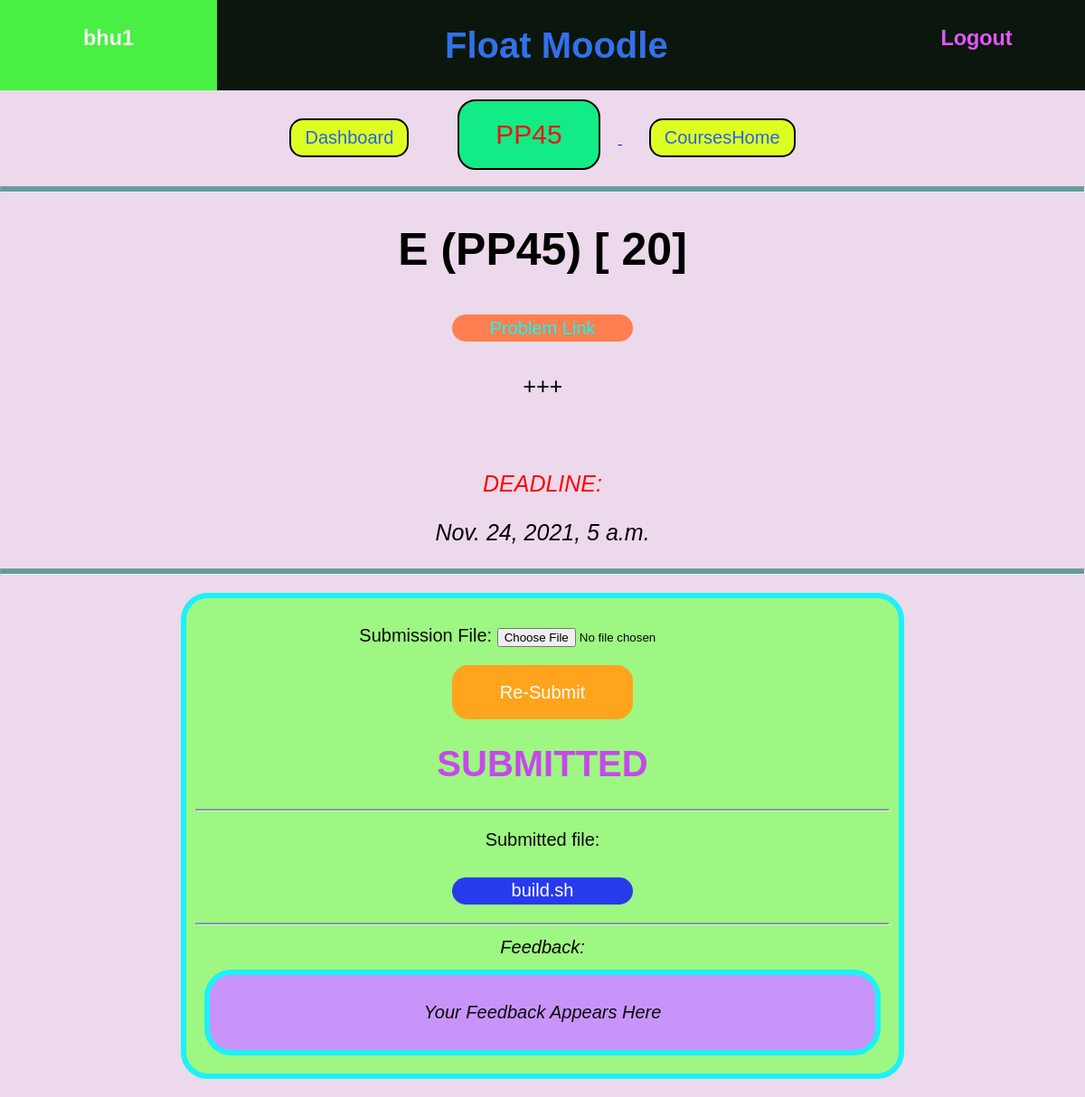
Screenshot of /courses/1/assign/10 (signed in) with the database file from the repository.
### courses/models.py (models this page shows, shortened)
class Course(models.Model):
    instructor = models.ForeignKey(User,on_delete=models.CASCADE,related_name='ins_courses') #assuming 1 instructor/course.
    name = models.CharField(max_length=128,default = '')
    students = models.ManyToManyField(User,related_name='stud_courses')
    TAs = models.ManyToManyField(User,related_name='ta_courses')
    joincode = models.CharField(max_length=10,default = '')
    TAjoincode = models.CharField(max_length=10,default = '')

class Assignment(models.Model):
    name = models.CharField(max_length=128,default='')
    link = models.URLField(default='')
    file_name = models.CharField(max_length=100,default='problem_statement')
    file = models.FileField(upload_to='assignments',blank=True)
    statement = models.CharField(max_length=300,default='')
    course = models.ForeignKey(Course,on_delete=models.CASCADE)
    maxmarks = models.IntegerField(default=100)
    deadline = models.DateTimeField(blank=False) #need to set while creating assign.

class FileSubmission(models.Model):
    user = models.ForeignKey(User,on_delete=models.CASCADE)
    file = models.FileField(upload_to='submissions',blank=True)
    file_name = models.CharField(max_length=100,default='submission')
    assignment = models.ForeignKey(Assignment,on_delete=models.CASCADE)
    feedback = models.CharField(max_length=500,default='Your Feedback Appears Here')
    corrected = models.CharField(max_length=10,default='NO')
    grade = models.IntegerField(default=-1)
    sub_time = models.DateTimeField(auto_now=True) #last 'MODIFIED' time. // automatically updates itself.

### courses/views.py (the view)
# urls.py: path('<int:course_id>/assign/<int:assign_id>',views.assign,name ='assign_page'),
def assign(request,course_id,assign_id):
    a = Assignment.objects.get(pk = assign_id)
    c = Course.objects.get(pk = course_id )
    if not request.user.is_authenticated:
        return redirect('login')
    c = Course.objects.get(pk = course_id)
    names = [ s.username for s in c.students.all() ]
    uname = request.user.username
    if uname not in names and uname != c.instructor.username:
        return redirect('CourseHome')
    if request.method == "POST":
        form = AssignmentSubmitForm(request.POST,request.FILES)
        if form.is_valid():
            s_file = request.FILES.get('file',False)
            if FileSubmission.objects.filter(user = request.user,assignment = a).exists():#resubmission.
                s = FileSubmission.objects.get(user = request.user,assignment = a)
            else:
                s = FileSubmission.objects.create(user = request.user, assignment = a)
            if s_file:
                s.file = s_file
                s.file_name = s.file.name.split("/")[-1]
            s.save()
        return redirect('assign_page',course_id = c.pk,assign_id = a.pk)
    else:
        form = AssignmentSubmitForm()
    subms = list(a.filesubmission_set.all())
    submitted = False
    for sub in subms:
        if request.user.username == sub.user.username:
            submitted = True
            break
    if submitted:
        mysubmission = FileSubmission.objects.get(user = request.user,assignment = a)
    else:
        mysubmission = {'feedback': 'You Did Not Submit'}
    instruct = True
    if c.instructor.username != request.user.username:
        instruct = False
    deadline = a.deadline
    args = {
        'form': form,
        'assign': a,
        'course': c,
        'submissions': list(a.filesubmission_set.all()),
        'submitted': submitted,
        'mysub': mysubmission,
        'instruct': instruct,
        'deadline': deadline,
    }
    return render(request,'courses/assign_page.html',args)

### courses/forms.py
class AssignmentSubmitForm(forms.Form):
    file = forms.FileField(label='Submission File',required=True)

### accounts/templates/courses/assign_page.html (shortened to what this page needs)
{% extends 'base.html' %}
{% block content %}
<div style="text-align: center;">
    <a href ="{% url 'dashboard' %}"><button class="B1 button2">Dashboard</button></a>
    <a href ="{% url 'coursepage' course.pk %}">
        <button class="B2 button1">{{ course.name }}</button>
    </a>
    <a href ="{% url 'CourseHome' %}"><button class="B1 button1">CoursesHome</button></a>
</div>
<hr style="height: 5px; color: blanchedalmond; background-color: cadetblue;">
<div style="text-align: center;">
    <div class="f1"><h1>{{ assign.name }} ({{ course.name }})  [ {{ assign.maxmarks }}]</h1></div>
    {% if assign.link != '' %}
        <a href= "{{assign.link}}" >
            <button class="button6" style="background-color: coral; color: aqua;">Problem Link</button>
        </a>
    {% endif %}
    <div class = "dis">
        <p>{{ assign.statement|linebreaks }}</p>
        <br>
        <p><div style="color: red;"><p>DEADLINE:</p></div>{{ deadline }}</p>
    </div>
</div>
<hr style="height: 5px; color: blanchedalmond; background-color: cadetblue;">
{% if instruct %}
<div style="text-align: center">
    <h1 >{{ submissions|length }} Submitted</h1>
    <a href="{% url 'submissions' course.pk assign.pk %}">
        <button class="button4"> View Submissions</button>
      </a><br>
</div>
{% else %}
<div class="assignment">
    <form method="post" enctype="multipart/form-data" action="" >
        {{ form.as_p }}
        {% if submitted %}
            <button type="submit" class="button4">Re-Submit</button>
        {% else %}
            <button type="submit" class="button4">Submit</button>
        {% endif %}
      </form>
      {% if submitted %}
      <h1 style="color: rgb(198, 72, 236);">SUBMITTED</h1>
      <hr style="height: 1px; color: blanchedalmond; background-color: cadetblue;">
      <p>Submitted file:</p><a download href="{{mysub.file.url}}">
        <button class="button6">{{mysub.file_name}}</button>
      </a><br>
      <hr style="height: 1px; color: blanchedalmond; background-color: cadetblue;">
      <h1 class = "it">Feedback:</h1><div class="feed">
        <p>{{ mysub.feedback|linebreaks }}</p>
      {% else %}
      <h1 style="color: rgb(238, 38, 38);">NOT SUBMITTED!!</h1>
      {% endif %}
</div>
{% endif %}
{% endblock %}

### accounts/templates/base.html (shortened to what this page needs)
{% load static %}
<link rel="stylesheet" type="text/css" href="{% static 'accounts/style.css' %}">
<!DOCTYPE html>
<html>
<head>
</head>
<body>
    {% if user.is_authenticated %}
      <div class="Conth" style="height: 100px;">
        <a href="{% url 'dashboard' %}" class="Conth hov1" style="width: 20%; height: 100%; display: block; text-decoration: none; ">
          <h3 style="margin-left: 0%; margin-top: 12%;">{{ user.username }}</h3>
        </a>
        <div class="Conth hov2" style="width: 60%; height: 100%;">
          <h1 style="margin-left: 35%;">Float Moodle</h1>
        </div>
        <a href="{% url 'logout' %}" class="Conth hov3" style="width: 20%; height: 100%; display: block; text-decoration: none; ">
          <h3 style="margin-left: 0%; margin-top: 12%;">Logout</h3>
        </a>
      </div>
    {% endif %}
    {% block content %}
    {% endblock %}
</body>
</html>

### accounts/static/accounts/style.css (style rules this page uses)
.B1 { background-color: rgb(222, 255, 34); border: 2px solid black; color: rgb(38, 99, 231); padding: 8px 15px; text-align: center; display: inline-block; font-size: 20px; margin: 10px 30px; cursor: pointer; text-decoration:none; transition-duration: 0.4s; border-radius: 15px; }
.B2 { background-color: #12eb86; border: 2px solid black; color: rgb(238, 20, 20); padding: 20px 40px; text-align: center; display: inline-block; font-size: 30px; margin: 10px 20px; cursor: pointer; text-decoration:none; transition-duration: 0.3s; border-radius: 20px; }
.f1 { font-family: Verdana, Geneva, Tahoma, sans-serif; font-size: 25px; font-weight: 100; color: rgb(0, 0, 0); }
.it { font-family: Verdana, Geneva, Tahoma, sans-serif; font-size: 20px; font-weight: 15; color: black; font-style: italic; }
.button4 { position: relative; display: inline-block; width: 200px; height: 60px; border-radius: 18px; background-color: #ffa41c; border: solid 1px transparent; color: #fff; font-size: 20px; font-weight: 300; cursor: pointer; transition: all .1s ease-in-out; }
.button6 { position: relative; display: inline-block; width: 200px; height: 30px; border-radius: 18px; background-color: #273beb; border: solid 1px transparent; color: rgb(255, 255, 255); font-size: 20px; font-weight: 300; cursor: pointer; transition: all .1s ease-in-out; margin: 10px; }
.dis { font-family: Verdana, Geneva, Tahoma, sans-serif; font-size: 25px; font-weight: 25; color: black; font-style: italic; }
.assignment { color: rgb(8, 8, 8); border: 6px solid rgb(29, 241, 248); background-color: rgba(144, 253, 111, 0.842); border-radius: 30px; text-align: center; font-family: Verdana, Geneva, Tahoma, sans-serif; font-weight: 100; font-size: 20px; padding: 10px; margin: 20px 200px 20px 200px ; width: auto; }
.feed { color: rgb(8, 8, 8); border: 6px solid rgb(29, 241, 248); background-color: rgb(200, 148, 250); border-radius: 30px; text-align: center; font-family: Verdana, Geneva, Tahoma, sans-serif; font-weight: 50; font-size: 20px; padding: 10px; margin: 10px ; width: auto; font-style: italic; }
body { margin: 0px; background-color: #ecd9eb; }
.Conth { border-style: solid ; border-width: 0px ; background-color: #0b160c; color: rgb(49, 113, 233); font-family: Verdana, Geneva, Tahoma, sans-serif; font-size: 20px; font-weight: 50; display: flex; text-align: center; align-items: center; position: relative; overflow: hidden; padding: 0px; }
.hov1 { color: rgb(222, 255, 34); }
.hov3 { color: #e358ff; }

### rows the page displays
Course: name "PP45"
Assignment: name "E", maxmarks "20", statement "+++", deadline "Nov. 24, 2021, 5 a.m."
FileSubmission: file_name "build.sh", feedback "Your Feedback Appears Here"

### other values shown
{{ user.username }} "bhu1"
